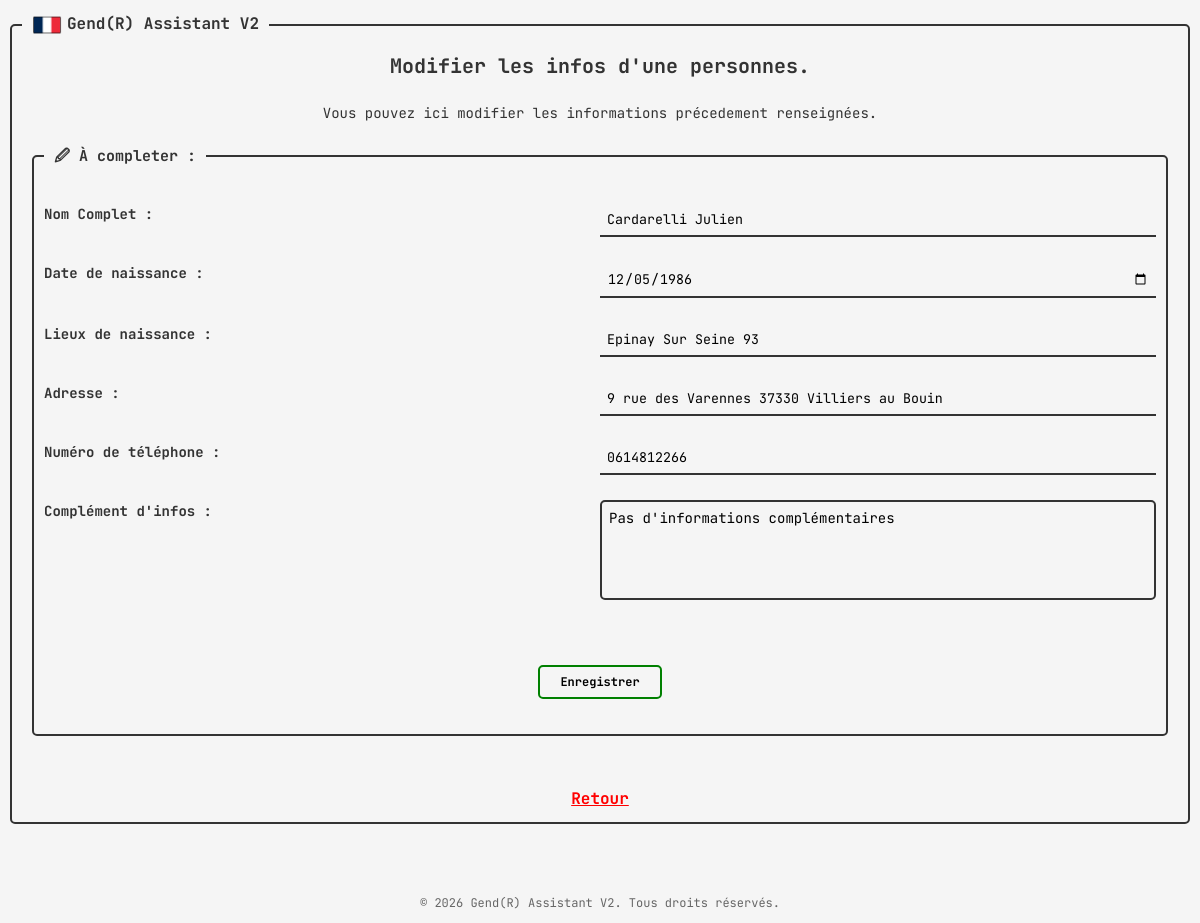
The page /modify_person?person_name=Cardarelli+Julien (signed in) on the database its author committed.
### tables this page shows
CREATE TABLE persons (
                id INTEGER PRIMARY KEY AUTOINCREMENT,
                intervention_id INTEGER NOT NULL,
                fullname TEXT NOT NULL,
                birthdate TEXT NOT NULL,
                place_of_birth TEXT NOT NULL,
                location TEXT NOT NULL,
                phone TEXT NOT NULL,
                complement TEXT
                );

### app.py (the view, shortened to what this page needs)
@app.route('/modify_person', methods=['GET', 'POST'])
def modify_person():
    if 'username' not in session:
        return redirect(url_for('login'))
    if request.method == 'GET':
        person_name = request.args.get('person_name')
        person = db_handler.get_person(person_name)
        print(person)
        return render_template('modify_person.html', person=person)

### database_handler.py (called while the page is built)
    def get_person(self, person_name):
        conn = sqlite3.connect(self.path)
        cursor = conn.cursor()
        cursor.execute('SELECT * FROM persons WHERE fullname = ?', (person_name,))
        person = cursor.fetchone()
        conn.close()
        return person

### templates/modify_person.html (shortened to what this page needs)
{% extends 'base.html' %}
{% block content %}
    <div class="title">
        <h3>Modifier les infos d'une personnes.</h3>
        <p>Vous pouvez ici modifier les informations précedement renseignées.</p>
    </div>
    <div class="modify_person">
        <fieldset>
            <legend><strong>&#128393; À completer :</strong></legend>
            <form action="{{ url_for('modify_person') }}" method="POST">
                <div>
                    <label for="fullname">Nom Complet :</label>
                    <input type="text" name="fullname" id="fullname" value="{{ person[2] }}">
                </div>
                <div>
                    <label for="birthdate">Date de naissance :</label>
                    <input type="date" name="birthdate" id="birthdate" value="{{ person[3] }}">
                </div>
                <div>
                    <label for="place_of_birth">Lieux de naissance :</label>
                    <input type="text" name="place_of_birth" id="place_of_birth" value="{{ person[4] }}">
                </div>
                <div>
                    <label for="location">Adresse :</label>
                    <input type="text" name="location" id="location" value="{{ person[5] }}">
                </div>
                <div>
                    <label for="phone">Numéro de téléphone :</label>
                    <input type="text" name="phone" id="phone" value="{{ person[6] }}">
                </div>
                <div>
                    <label for="complement">Complément d'infos :</label>
                    <textarea name="complement" id="complement">{{ person[7] }}</textarea>
                </div>
                <div class="btn">
                    <button type="submit">Enregistrer</button>
                </div>
            </form>
        </fieldset>
        <a class="abord" href="{{ url_for('complete', intervention_id=intervention_id) }}">Retour</a>
    </div>
{% endblock %}

### static/css/base.css (style rules this page uses)
* { box-sizing: border-box; margin: 0; padding: 0; }
body { font-family: "JetBrains Mono", monospace; background-color: #f5f5f5; color: #333; line-height: 1.6; padding: 0; }
fieldset { display: flex; flex-direction: column; border: 2px solid #333; padding: 10px; border-radius: 5px; margin: 10px; height: calc(100% - 20px); min-height: calc(100% - 20px); overflow-y: auto; }
.title { display: flex; flex: 1; flex-direction: column; align-items: center; justify-content: center; text-align: center; }
.title h3 { font-size: 20px; margin-bottom: 20px; }
.title p { font-size: 14px; margin-bottom: 10px; }

### static/css/complete_page.css (style rules this page uses)
.abord { display: flex; justify-content: center; margin-top: 50px; text-align: center; color: red; font-size: 16px; font-weight: bold; }

### static/css/add_person.css (style rules this page uses)
.abord { display: flex; justify-content: center; margin-top: 50px; text-align: center; color: red; font-size: 16px; font-weight: bold; }

### static/css/modify_person.css (style rules this page uses)
.modify_person fieldset legend { font-size: 15px; padding: 0 10px; }
.modify_person form div { display: flex; flex-direction: row; margin: 25px auto; }
.modify_person form div label { width: 50%; justify-content: start; font-size: 14px; font-weight: bold; }
.modify_person form div input { width: 50%; justify-content: start; padding: 7px; background-color: transparent; border: none; outline: none; border-bottom: 2px solid #333; font-family: "JetBrains Mono", monospace; }
.modify_person form div textarea { width: 50%; height: 100px; justify-content: start; padding: 7px; background-color: transparent; border: 2px solid #333; font-family: "JetBrains Mono", monospace; font-size: 14px; border-radius: 5px; resize: none; outline: none; }
.modify_person .btn { display: flex; justify-content: center; align-items: center; }
.modify_person .btn button { padding: 7px 20px; text-align: center; margin-top: 40px; font-family: "JetBrains Mono", monospace; font-size: 12px; font-weight: bold; background-color: transparent; border: 2px solid green; border-radius: 5px; transition: color 0.5s ease; }
.abord { display: flex; justify-content: center; margin-top: 50px; text-align: center; color: red; font-size: 16px; font-weight: bold; }

### rows shown on the page
persons: fullname "Cardarelli Julien", birthdate "12/05/1986", place_of_birth "Epinay Sur Seine 93", location "9 rue des Varennes 37330 Villiers au Bouin", phone "0614812266", complement "Pas d'informations complémentaires"
